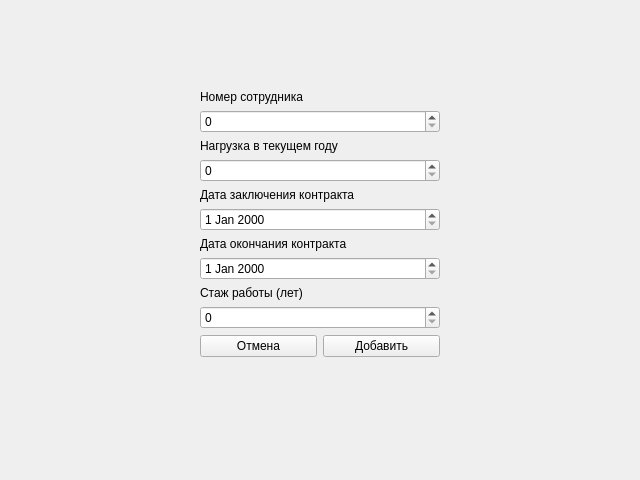
<?xml version="1.0" encoding="UTF-8"?>
<ui version="4.0">
 <class>Teacher</class>
 <widget class="QWidget" name="Teacher">
  <property name="geometry">
   <rect>
    <x>0</x>
    <y>0</y>
    <width>640</width>
    <height>480</height>
   </rect>
  </property>
  <property name="windowTitle">
   <string>Данные преподавателя</string>
  </property>
  <layout class="QFormLayout" name="formLayout">
   <property name="leftMargin">
    <number>200</number>
   </property>
   <property name="topMargin">
    <number>90</number>
   </property>
   <property name="rightMargin">
    <number>200</number>
   </property>
   <item row="0" column="0">
    <widget class="QLabel" name="label">
     <property name="text">
      <string>Номер сотрудника</string>
     </property>
    </widget>
   </item>
   <item row="2" column="0">
    <widget class="QLabel" name="label_2">
     <property name="text">
      <string>Нагрузка в текущем году</string>
     </property>
    </widget>
   </item>
   <item row="3" column="0" colspan="2">
    <widget class="QSpinBox" name="load">
     <property name="maximum">
      <number>2000</number>
     </property>
    </widget>
   </item>
   <item row="4" column="0">
    <widget class="QLabel" name="label_3">
     <property name="text">
      <string>Дата заключения контракта</string>
     </property>
    </widget>
   </item>
   <item row="5" column="0" colspan="2">
    <widget class="QDateEdit" name="contract_start"/>
   </item>
   <item row="6" column="0">
    <widget class="QLabel" name="label_4">
     <property name="text">
      <string>Дата окончания контракта</string>
     </property>
    </widget>
   </item>
   <item row="7" column="0" colspan="2">
    <widget class="QDateEdit" name="contract_end"/>
   </item>
   <item row="8" column="0">
    <widget class="QLabel" name="label_5">
     <property name="text">
      <string>Стаж работы (лет)</string>
     </property>
    </widget>
   </item>
   <item row="9" column="0" colspan="2">
    <widget class="QSpinBox" name="expirience"/>
   </item>
   <item row="10" column="0" colspan="2">
    <layout class="QHBoxLayout" name="horizontalLayout">
     <item>
      <widget class="QPushButton" name="cancelButton">
       <property name="text">
        <string>Отмена</string>
       </property>
      </widget>
     </item>
     <item>
      <widget class="QPushButton" name="addButton">
       <property name="text">
        <string>Добавить</string>
       </property>
      </widget>
     </item>
    </layout>
   </item>
   <item row="1" column="0" colspan="2">
    <widget class="QSpinBox" name="id"/>
   </item>
  </layout>
 </widget>
 <resources/>
 <connections/>
</ui>
